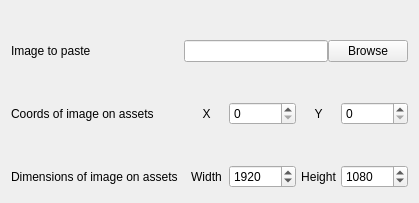
<?xml version="1.0" encoding="UTF-8"?>
<ui version="4.0">
 <class>insertOp</class>
 <widget class="QWidget" name="insertOp">
  <property name="geometry">
   <rect>
    <x>0</x>
    <y>0</y>
    <width>419</width>
    <height>203</height>
   </rect>
  </property>
  <layout class="QFormLayout" name="formLayout_3">
   <property name="verticalSpacing">
    <number>40</number>
   </property>
   <property name="topMargin">
    <number>40</number>
   </property>
   <item row="0" column="0">
    <widget class="QLabel" name="label_32">
     <property name="text">
      <string>Image to paste</string>
     </property>
     <property name="buddy">
      <cstring>insertImgPath</cstring>
     </property>
    </widget>
   </item>
   <item row="0" column="1">
    <layout class="QHBoxLayout" name="horizontalLayout_20">
     <item>
      <widget class="QLineEdit" name="insertImgPath"/>
     </item>
     <item>
      <widget class="QPushButton" name="insertBrowseImgBtn">
       <property name="text">
        <string>Browse</string>
       </property>
      </widget>
     </item>
    </layout>
   </item>
   <item row="1" column="0">
    <widget class="QLabel" name="label_13">
     <property name="text">
      <string>Coords of image on assets</string>
     </property>
    </widget>
   </item>
   <item row="1" column="1">
    <layout class="QHBoxLayout" name="horizontalLayout_18">
     <item>
      <widget class="QLabel" name="label_26">
       <property name="text">
        <string>X</string>
       </property>
       <property name="alignment">
        <set>Qt::AlignCenter</set>
       </property>
       <property name="buddy">
        <cstring>insertFgX</cstring>
       </property>
      </widget>
     </item>
     <item>
      <widget class="QSpinBox" name="insertFgX">
       <property name="sizePolicy">
        <sizepolicy hsizetype="Preferred" vsizetype="Fixed">
         <horstretch>0</horstretch>
         <verstretch>0</verstretch>
        </sizepolicy>
       </property>
       <property name="maximum">
        <number>10000000</number>
       </property>
      </widget>
     </item>
     <item>
      <widget class="QLabel" name="label_29">
       <property name="text">
        <string>Y</string>
       </property>
       <property name="alignment">
        <set>Qt::AlignCenter</set>
       </property>
       <property name="buddy">
        <cstring>insertFgY</cstring>
       </property>
      </widget>
     </item>
     <item>
      <widget class="QSpinBox" name="insertFgY">
       <property name="maximum">
        <number>10000000</number>
       </property>
      </widget>
     </item>
    </layout>
   </item>
   <item row="2" column="0">
    <widget class="QLabel" name="label_12">
     <property name="text">
      <string>Dimensions of image on assets</string>
     </property>
    </widget>
   </item>
   <item row="2" column="1">
    <layout class="QHBoxLayout" name="horizontalLayout_21">
     <item>
      <widget class="QLabel" name="label_33">
       <property name="text">
        <string>Width</string>
       </property>
       <property name="alignment">
        <set>Qt::AlignCenter</set>
       </property>
       <property name="buddy">
        <cstring>insertFgW</cstring>
       </property>
      </widget>
     </item>
     <item>
      <widget class="QSpinBox" name="insertFgW">
       <property name="baseSize">
        <size>
         <width>1920</width>
         <height>0</height>
        </size>
       </property>
       <property name="maximum">
        <number>1000000</number>
       </property>
       <property name="value">
        <number>1920</number>
       </property>
      </widget>
     </item>
     <item>
      <widget class="QLabel" name="label_34">
       <property name="text">
        <string>Height</string>
       </property>
       <property name="alignment">
        <set>Qt::AlignCenter</set>
       </property>
       <property name="buddy">
        <cstring>insertFgH</cstring>
       </property>
      </widget>
     </item>
     <item>
      <widget class="QSpinBox" name="insertFgH">
       <property name="maximum">
        <number>1000000000</number>
       </property>
       <property name="value">
        <number>1080</number>
       </property>
      </widget>
     </item>
    </layout>
   </item>
  </layout>
 </widget>
 <resources/>
 <connections/>
</ui>
